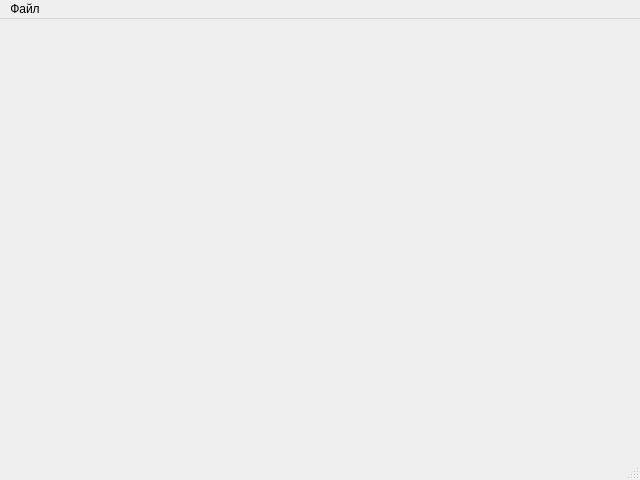
<?xml version="1.0" encoding="UTF-8"?>
<ui version="4.0">
 <class>MainWindow</class>
 <widget class="QMainWindow" name="MainWindow">
  <property name="geometry">
   <rect>
    <x>0</x>
    <y>0</y>
    <width>640</width>
    <height>480</height>
   </rect>
  </property>
  <property name="windowTitle">
   <string>SpectroViewver</string>
  </property>
  <widget class="QWidget" name="centralwidget"/>
  <widget class="QMenuBar" name="menubar">
   <property name="geometry">
    <rect>
     <x>0</x>
     <y>0</y>
     <width>640</width>
     <height>27</height>
    </rect>
   </property>
   <widget class="QMenu" name="menu">
    <property name="title">
     <string>Файл</string>
    </property>
    <addaction name="close_act"/>
   </widget>
   <addaction name="menu"/>
  </widget>
  <widget class="QStatusBar" name="statusbar"/>
  <action name="close_act">
   <property name="text">
    <string>Закрыть</string>
   </property>
  </action>
 </widget>
 <resources/>
 <connections>
  <connection>
   <sender>close_act</sender>
   <signal>triggered()</signal>
   <receiver>MainWindow</receiver>
   <slot>close()</slot>
   <hints>
    <hint type="sourcelabel">
     <x>-1</x>
     <y>-1</y>
    </hint>
    <hint type="destinationlabel">
     <x>319</x>
     <y>239</y>
    </hint>
   </hints>
  </connection>
 </connections>
</ui>
